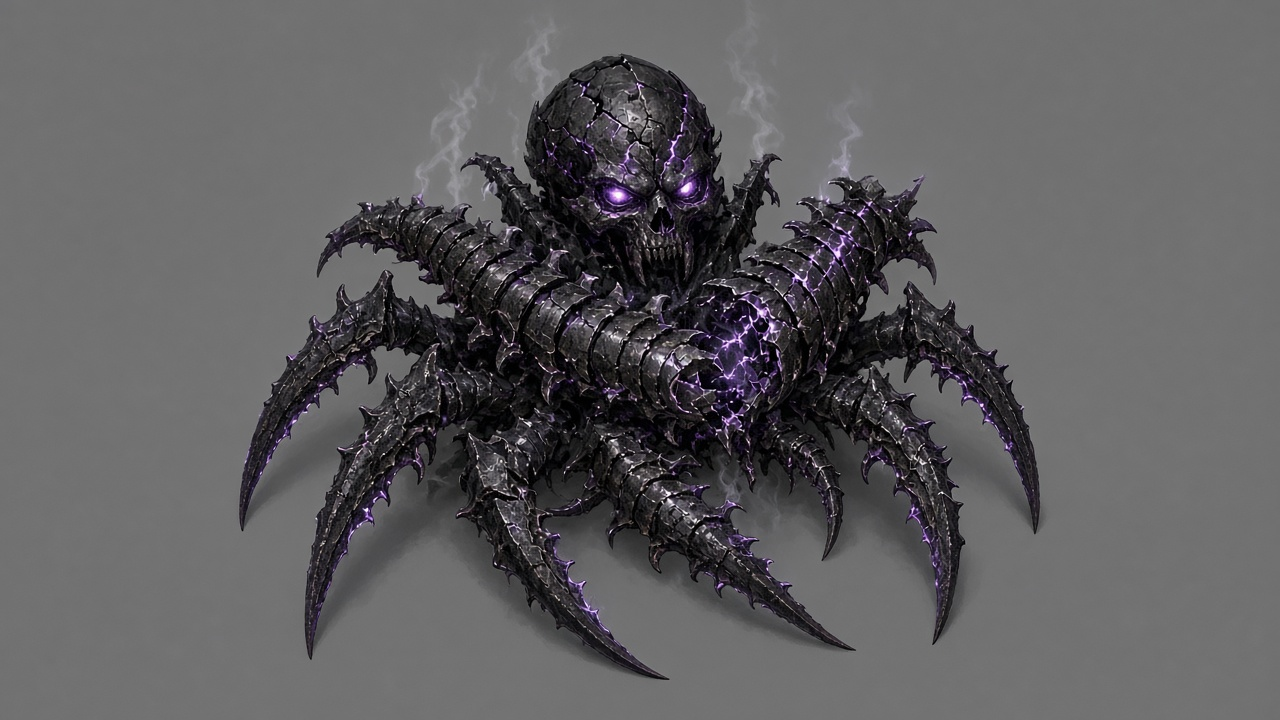
#> input picture art/bosses/coilspire/hitdeath_v1/remains_plate_src.jpg, 1280 x 720 px
$ python -i matte.py   (imports and definitions only)
#> lines starting #> are read from the running program, lines starting #| are printed output that depends on the picture; after the words box and inside, x2 and y2 are one past the last pixel; in counts of white or black regions, pixels touching at a corner belong together
import numpy as np
from PIL import Image
from scipy import ndimage as nd
def matte(p,th=26):
#> called with th = 26
    a=np.array(Image.open(p).convert('RGB')).astype(int); bg=np.median(np.concatenate([a[:8].reshape(-1,3),a[-8:].reshape(-1,3),a[:,:8].reshape(-1,3),a[:,-8:].reshape(-1,3)]),0)
#> after `bg = np.median(np.concatenate([a[:8].reshape(-1, 3), a[-8:].reshape(-1`: bg = [113, 113, 113]
    d=np.abs(a-bg).max(-1); f=d>th; f=nd.binary_opening(f,iterations=1); lab,k=nd.label(f); sz=nd.sum(f,lab,range(1,k+1)); f=np.isin(lab,np.nonzero(sz>40)[0]+1)
#> after `d = np.abs(a - bg).max(-1)`:
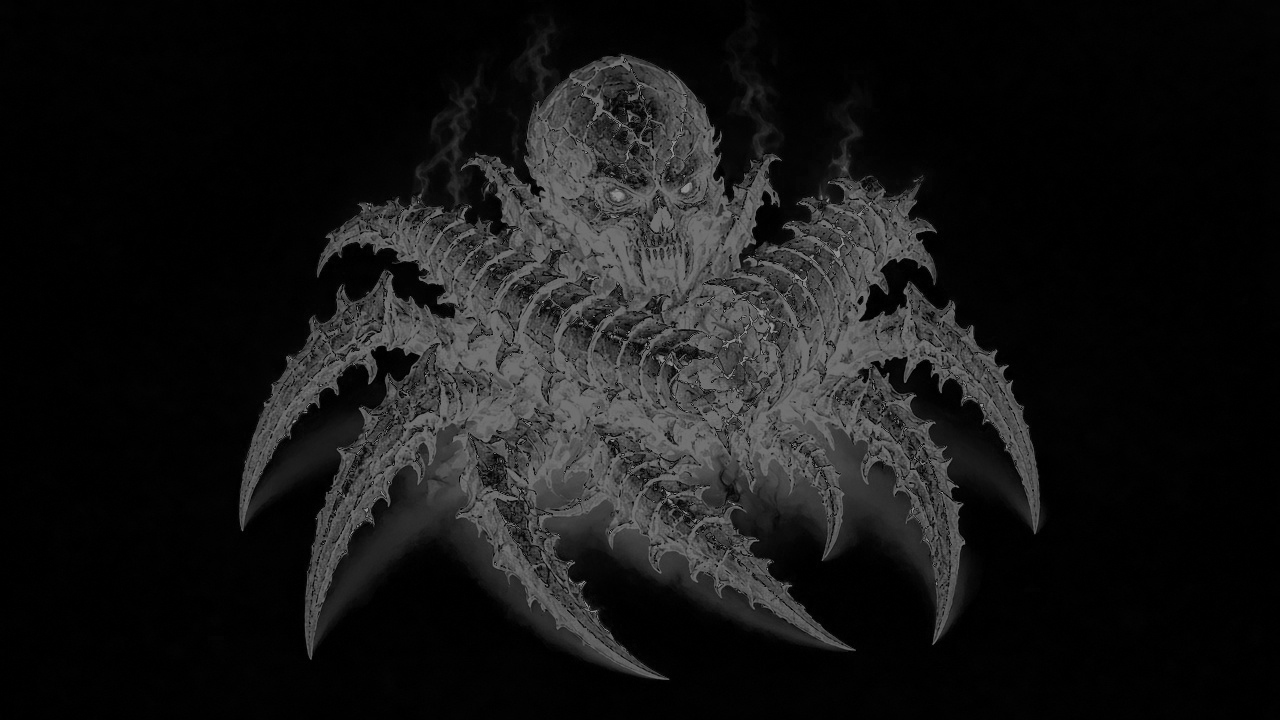
#> d: shape (720, 1280) float64; min 0, max 142, mean 22
#> after `f = d > th`:
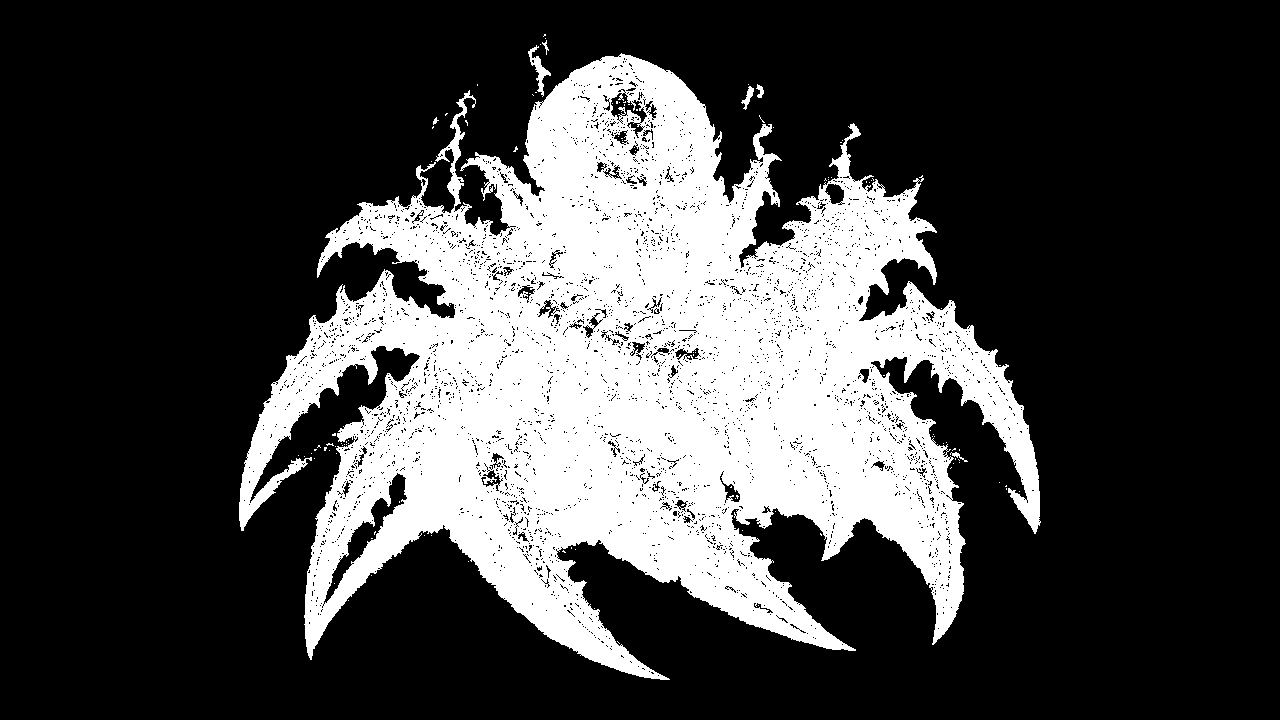
#> f: shape (720, 1280) bool; 26.9% white; 119 white regions (112 under 20 px), largest, box (x1, y1, x2, y2) and area: (239, 53, 1041, 680) 246976, (528, 45, 551, 97) 332, (741, 86, 754, 110) 119
#> after `f = nd.binary_opening(f, iterations=1)`: f: shape (720, 1280) bool; 26.4% white; 33 white regions (22 under 20 px), largest, box (x1, y1, x2, y2) and area: (239, 53, 1040, 680) 242037, (447, 98, 467, 206) 732, (528, 46, 551, 95) 310
#> after `lab, k = nd.label(f)`:
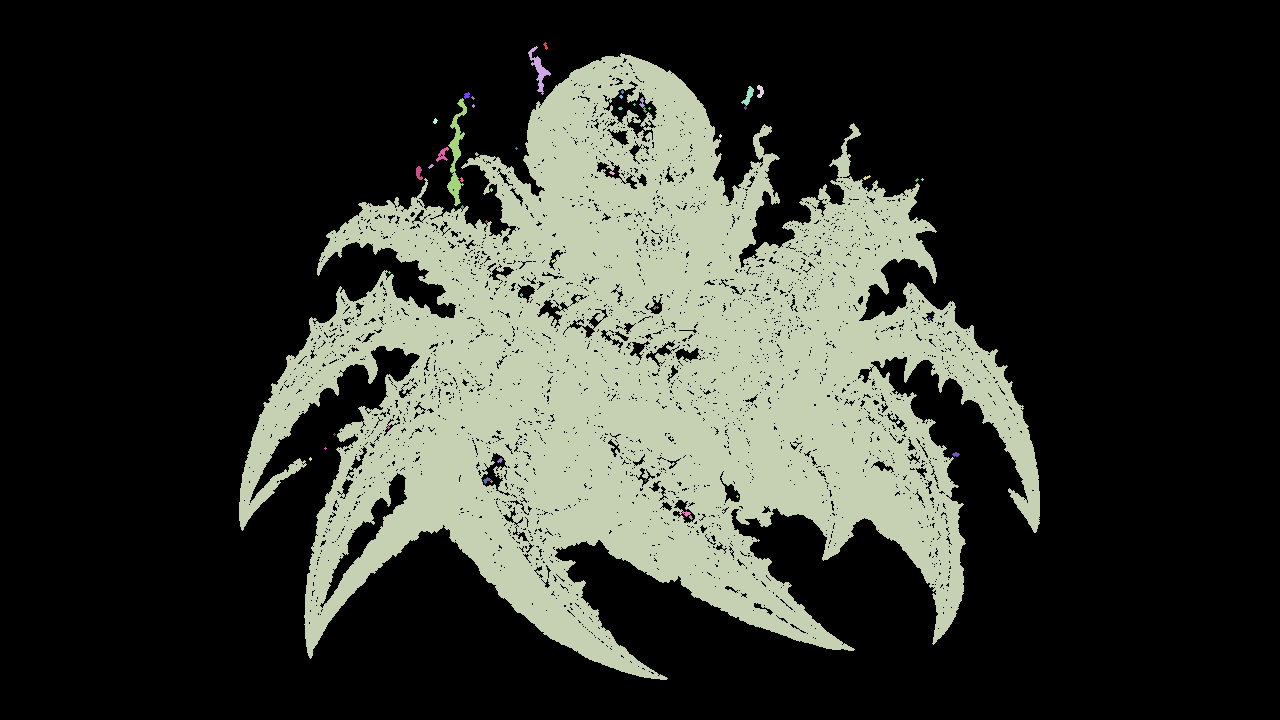
#> lab: shape (720, 1280) int32; 51 distinct labels, from 0 to 50; one colour per label, 0 black
#> after `lab, k = nd.label(f)`: k = 50
#> after `sz = nd.sum(f, lab, range(1, k + 1))`: sz = 50 values, max 241916 at index 2, min 5 at index 11, mean 4874.8
#> after `f = np.isin(lab, np.nonzero(sz > 40)[0] + 1)`: f: shape (720, 1280) bool; 26.4% white; 7 white regions, largest, box (x1, y1, x2, y2) and area: (239, 53, 1040, 680) 241916, (447, 98, 467, 206) 720, (528, 46, 551, 95) 310
    al=np.clip((d-th*0.6)/(th*0.8),0,1)*255*nd.binary_dilation(f,iterations=1)
    o=np.dstack([a,al]).astype(np.uint8); return o,f
#> after `o = np.dstack([a, al]).astype(np.uint8)`:
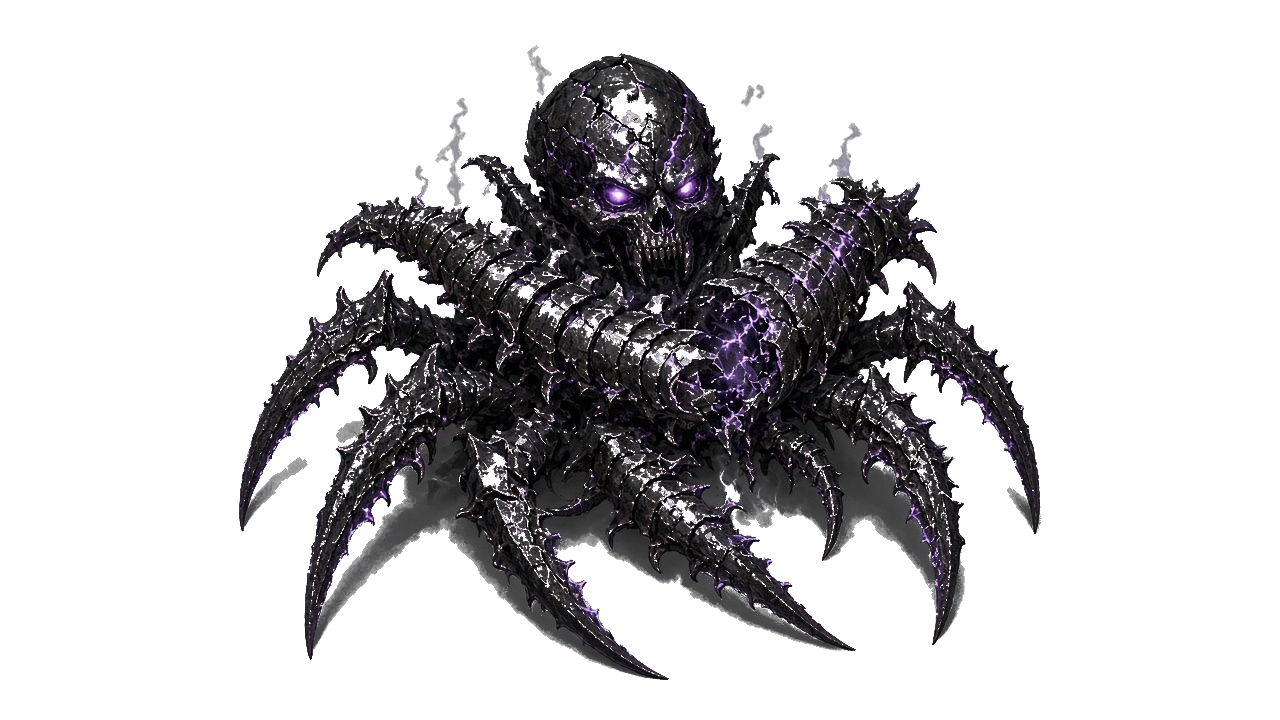
#> o: shape (720, 1280, 4); mean R, G, B, A 95.2, 94.1, 95.9, 67.4; transparent parts drawn white
# [5 lines not run here, left out]

>>> result = matte('../../coilspire/hitdeath_v1/remains_plate_src.jpg')
